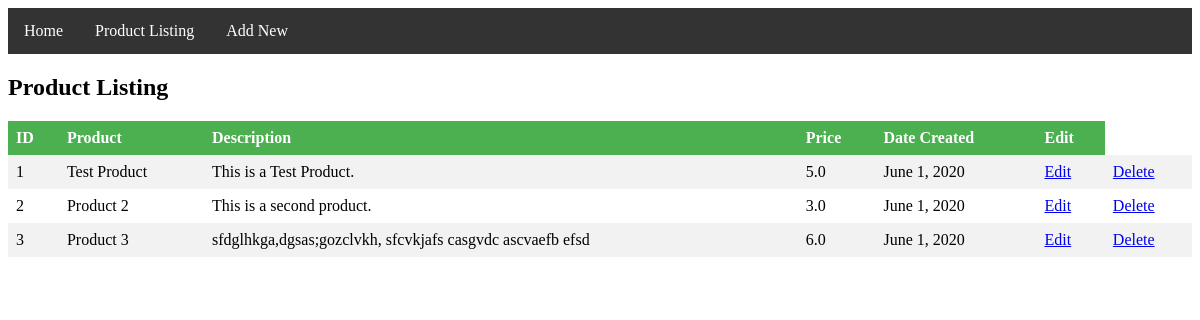
/listing, run on an earlier commit of the app's database.
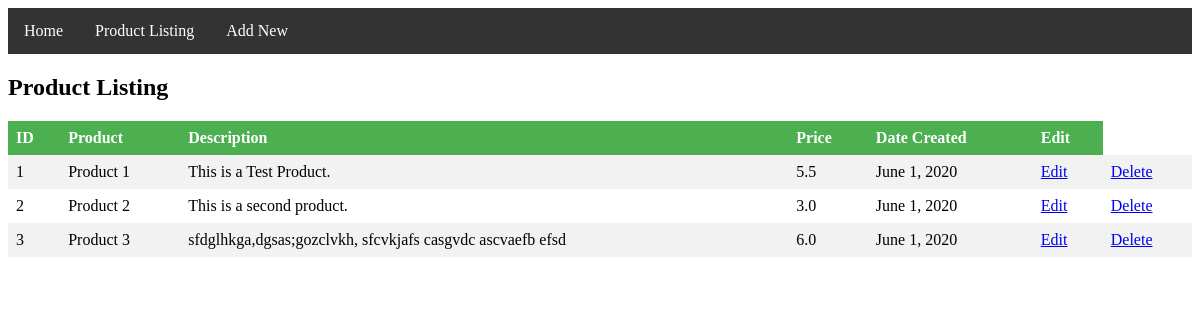
And on a later commit of the database.
### products/models.py (models this page shows, shortened)
class Products(models.Model):
    id = models.IntegerField(primary_key=True)
    name = models.CharField(max_length=200)
    description = models.TextField()
    price = models.FloatField(max_length=10)
    date_created = models.DateField()

### products/views.py (the view)
# urls.py: path('listing', views.listing),
def listing(request):
    context = {
        'products': Products.objects.all()
    }
    return render(request, 'listing.html', context)

### products/templates/listing.html (shortened to what this page needs)
{% extends 'index.html' %}
{% block content %}
<h2>Product Listing</h2>
<table>
    <tr>
        <th>ID</th>
        <th>Product</th>
        <th>Description</th>
        <th>Price</th>
        <th>Date Created</th>
        <th>Edit</th>
    </tr>
    {% for product in products %}
    <tr>
        <td>{{ product.id }}</td>
        <td>{{ product.name }}</td>
        <td>{{ product.description }}</td>
        <td>{{ product.price }}</td>
        <td>{{ product.date_created }}</td>
        <td><a href="/edit/{{ product.id }}">Edit</a></td>
        <td><a href="/delete/{{ product.id }}">Delete</a></td>
    </tr>
    {% endfor %}
</table>
{% endblock content %}

### products/templates/index.html (shortened to what this page needs)
<!DOCTYPE html>
<html>
<head>
</head>
<body>
<ul>
    <li><a href="/home">Home</a></li>
    <li><a href="/listing">Product Listing</a></li>
    <li><a href="/add">Add New</a></li>
</ul>
{% block content %}{% endblock content %}
</body>
</html>

What changed in the data, as far as the page shows it:
changed Products "This is a Test Product.": name "Test Product" → "Product 1"; price "5.0" → "5.5"
